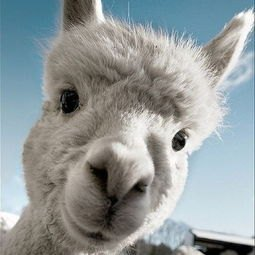
#> input picture demo15图像和办公文档/1图像/111.png, 255 x 255 px
$ python img.py
#> lines starting #> are read from the running program, lines starting #| are printed output that depends on the picture
"""


Pillow是由从著名的Python图像处理库PIL发展出来的一个分支，通过Pillow可以实现图像压缩和图像处理等各种操作。
可以使用下面的命令来安装Pillow。

pip install pillow
"""
# 导入Pillow库
from PIL import Image

# 打开一张图像，这里假设图像的文件名是image.jpg
img = Image.open("111.png")
#> img is the input picture: PIL image 255x255 RGBA; mean R, G, B, A 147.1, 154.5, 155.2, 255

# 将图像转换为灰度图像
img_gray = img.convert("L")
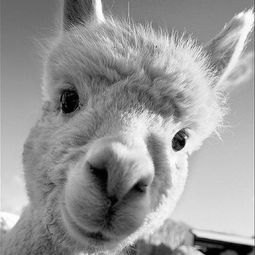
#> img_gray: PIL image 255x255 L; min 0, max 255, mean 152.3

# 保存灰度图像为新的文件，这里假设新文件的文件名是image_gray.jpg
img_gray.save("new111.png")
